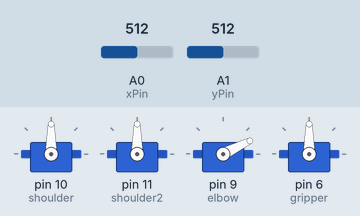
A sketch run on a simulated Arduino Uno, built with avr-gcc and run on an emulated ATmega328P. Parts: 4 × servo. Inputs (shaded band) come from the test bench; at power-on: A0 (xPin) = 512, A1 (yPin) = 512.

Above: at 1.2 s.
1.3 s: A0 (xPin) set to 186
2.8 s: A0 (xPin) set to 152
At 3.9 s:
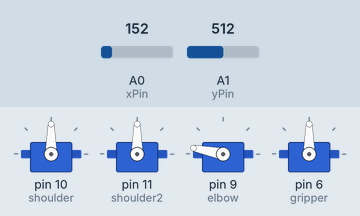
Timing chart, 0 to 5.8 s (numbered marks = the images above; inputs shaded):
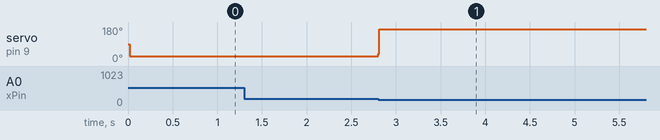

The sketch:

arm_1.ino
```cpp
#include <Servo.h>

Servo shoulder;
Servo shoulder2;
Servo elbow;
Servo gripper;

long timeCounter; // milliseconds counter
long timePassed; // The actual milliseconds time

long delay1 = 10;    // ms for cycle of event 1
long delay2 = 5;     // ms for cycle of event 2
long delay3 = 25;    // ms for cycle of event 3
int countEvent1, countEvent2, countEvent3;

int TRIGGER = 5; // ms to trigger the milliseconds timer

int MAX1 = 2; // Number or triggered milliseconds to start event1
int MAX2 = 1; // Number or triggered milliseconds to start event2
int MAX3 = 5; // Number or triggered milliseconds to start event3

#define  yPin  A1
#define xPin  A0
short int x=0 ,y=0;
short int xPosition = 0;
short int yPosition = 0;
short int x_axis = 0 ;
short int y_axis = 0 ;
#define zPinright 0
#define zpinleft 1

int angle1Array[13]={10,20,30,40,50,60,70,80,90,100,110,120,130};
int angle2Array[13]={175,165,145,135,125,110,100,90,80,65,50,40,25};
int angle3Array[13]={170,165,145,135,125,115,95,85,75,55,40,35,25};

short int angle1_A=10,angle1_B,angle2_A=175,angle2_B,angle3_A=170,angle3_B;

void setup()
{
shoulder.attach(10);
shoulder2.attach(11);
elbow.attach(9);
gripper.attach(6);
Serial.begin(9600);
timeCounter = millis(); // read the actual internal time
timePassed = 0; // we start with no time passed

countEvent1 = 0;
countEvent2 = 0;
countEvent3 = 0;

  pinMode(xPin, INPUT);
  pinMode(yPin, INPUT);
  pinMode(zPinright, INPUT);
  pinMode(zpinleft, INPUT);
}

void loop()
{
angle1_B=angle1Array[x];
angle2_B=angle2Array[x];
angle3_B=angle3Array[x];
timePassed = millis() - timeCounter;
if(timePassed >= TRIGGER) {
          // It's time to manage the events
          if(++countEvent1 == MAX1){
               // Reset the trigger and start the event
               shoulder1_mov();
               countEvent1 = 0;
          } // Event 1

          // It's time to manage the events
          if(++countEvent1 == MAX2){
               // Reset the trigger and start the event
               shoulder2_mov();
               countEvent2 = 0;
          } // Event2

          // It's time to manage the events
          if(++countEvent3 == MAX3){
               // Reset the trigger and start the event
               elbow_mov();
               countEvent3 = 0;
          } // Event3

     }

joystick ();


}
void joystick ()
{
 xPosition  = analogRead(xPin) ;
 yPosition = analogRead(yPin) ;
if ( xPosition >511 )
 x_axis = 1 ;
else if ( xPosition < 170 )
x_axis = -1 ;
 else if ( xPosition >= 170 && xPosition <= 511)
x_axis = 0 ;

if ( yPosition >500 )
 y_axis = 1 ;
else if ( yPosition < 170 )
 y_axis = -1 ;
else if ( yPosition >= 170 && yPosition <= 500)
 y_axis = 0 ;

 x+=x_axis;
 y+=y_axis;

 if (x<0)x=0;
 if (x>12)x=12;
}

void shoulder1_mov()
{
  for(;angle1_A<angle1_B;angle1_A++)
   {
    shoulder.write(angle1_A);
   }

  for(;angle1_A>angle1_B;angle1_A--)
   {
    shoulder.write(angle1_A);
   }
}
void shoulder2_mov()
{
  for(;angle2_A<angle2_B;angle2_A++)
   {
    shoulder2.write(angle2_A);
   }

  for(;angle2_A>angle2_B;angle2_A--)
   {
    shoulder2.write(angle2_A);
   }
}
void elbow_mov()
{
 for(;angle3_A<angle3_B;angle3_A++)
   {
    elbow.write(angle3_A);
   }

 for(;angle3_A>angle3_B;angle3_A--)
   {
    elbow.write(angle3_A);
   }
}
```

Measured:
- the behaviour switches between 170 and 169 on A0 (xPin) (found by bisection; images 0 and 1)
- after the input at 1.3 s, every drawn part: stays the same
- after the input at 2.8 s, servo on pin 9 (elbow): 26° → 169° at once
